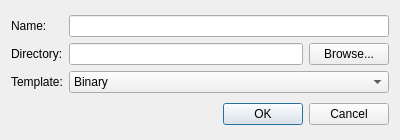
<?xml version="1.0" encoding="UTF-8"?>
<ui version="4.0">
 <class>NewProject</class>
 <widget class="QDialog" name="NewProject">
  <property name="geometry">
   <rect>
    <x>0</x>
    <y>0</y>
    <width>400</width>
    <height>140</height>
   </rect>
  </property>
  <property name="sizePolicy">
   <sizepolicy hsizetype="Preferred" vsizetype="Fixed">
    <horstretch>0</horstretch>
    <verstretch>0</verstretch>
   </sizepolicy>
  </property>
  <property name="windowTitle">
   <string>New Project</string>
  </property>
  <layout class="QVBoxLayout" name="verticalLayout">
   <item>
    <layout class="QGridLayout" name="gridLayout">
     <item row="1" column="0">
      <widget class="QLabel" name="label_2">
       <property name="text">
        <string>Directory:</string>
       </property>
      </widget>
     </item>
     <item row="0" column="0">
      <widget class="QLabel" name="label">
       <property name="text">
        <string>Name:</string>
       </property>
      </widget>
     </item>
     <item row="0" column="1">
      <widget class="QLineEdit" name="lineEditName"/>
     </item>
     <item row="1" column="1">
      <layout class="QHBoxLayout" name="horizontalLayout">
       <item>
        <widget class="QLineEdit" name="lineEditDirectory"/>
       </item>
       <item>
        <widget class="QPushButton" name="pushButtonDirectory">
         <property name="text">
          <string>Browse...</string>
         </property>
        </widget>
       </item>
      </layout>
     </item>
     <item row="2" column="0">
      <widget class="QLabel" name="label_3">
       <property name="text">
        <string>Template:</string>
       </property>
      </widget>
     </item>
     <item row="2" column="1">
      <widget class="QComboBox" name="comboBoxTemplate">
       <item>
        <property name="text">
         <string>Binary</string>
        </property>
       </item>
       <item>
        <property name="text">
         <string>Library</string>
        </property>
       </item>
      </widget>
     </item>
    </layout>
   </item>
   <item>
    <widget class="QDialogButtonBox" name="buttonBox">
     <property name="orientation">
      <enum>Qt::Horizontal</enum>
     </property>
     <property name="standardButtons">
      <set>QDialogButtonBox::Cancel|QDialogButtonBox::Ok</set>
     </property>
    </widget>
   </item>
  </layout>
 </widget>
 <resources/>
 <connections>
  <connection>
   <sender>buttonBox</sender>
   <signal>accepted()</signal>
   <receiver>NewProject</receiver>
   <slot>accept()</slot>
   <hints>
    <hint type="sourcelabel">
     <x>248</x>
     <y>254</y>
    </hint>
    <hint type="destinationlabel">
     <x>157</x>
     <y>274</y>
    </hint>
   </hints>
  </connection>
  <connection>
   <sender>buttonBox</sender>
   <signal>rejected()</signal>
   <receiver>NewProject</receiver>
   <slot>reject()</slot>
   <hints>
    <hint type="sourcelabel">
     <x>316</x>
     <y>260</y>
    </hint>
    <hint type="destinationlabel">
     <x>286</x>
     <y>274</y>
    </hint>
   </hints>
  </connection>
 </connections>
</ui>
